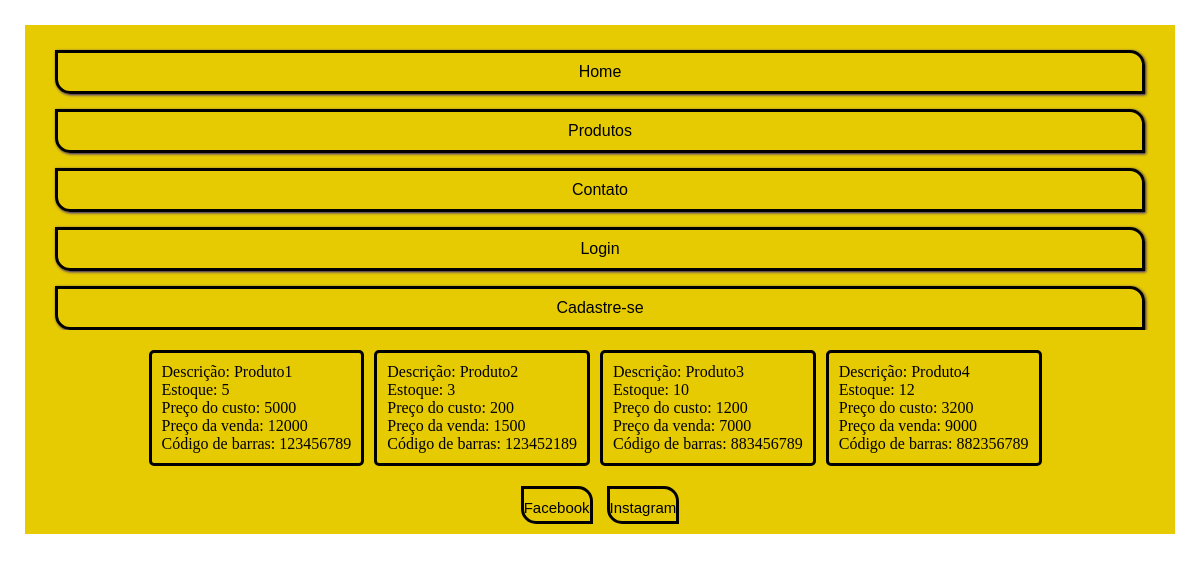
The app's page /index.php?&class=Produto with its own data.
### tables this page shows
create table `produto` (

    `id` int(5) primary key not null auto_increment,
    `descricao` varchar(30),
    `estoque` int(5),
    `preco_custo` int(5),
    `preco_venda` int(5),
    `codigo_de_barras` int(20),
    `data_cadastro` date


);

### Library/Thiago_AP/Core/ClassLoader.php (called while the page is built, shortened)
<?php
    class ClassLoader {
        protected $prefixes = array();
        public function addNamespace($prefix, $base_dir, $prepend = false) {
            $prefix = trim($prefix, '\\') . '\\';
            $base_dir = rtrim($base_dir, DIRECTORY_SEPARATOR) . '/';
            if(isset($this->prefixes[$prefix]) === false) {
                $this->prefixes[$prefix] = array();
            }
            if($prepend) {
                array_unshift($this->prefixes[$prefix], $base_dir);
            }else {
                array_push($this->prefixes[$prefix], $base_dir);
            }
        }
        public function loadClass($class) {
            $prefix = $class;
            while(false !== $pos = strrpos($prefix, '\\')) {
                $prefix = substr($class, 0, $pos + 1);
                $relative_class =  substr($class, $pos + 1);
                $mapped_file = $this->loadMappedFile($prefix, $relative_class);
                $prefix = rtrim($prefix, '\\');
            }
            return false;
        }
        protected function loadMappedFile($prefix, $relative_class) {
            if(isset($this->prefixes[$prefix]) === false) {
                return false;
            }
            foreach($this->prefixes[$prefix] as $base_dir) {
                $file = $base_dir
                        . str_replace('\\', '/', $relative_class)
                        . '.php';
            }
            return false;
        }
        protected function requireFile($file) {
            return false;
        }
    }
?>

### Library/Thiago_AP/Core/ApplicationLoader.php (called while the page is built, shortened)
<?php
    class ApplicationLoader {
        protected $directories;
        public function addDirectory($directory) {
            $this->directories[] = $directory;
        }
        public function loadClass($class) {
            $folders = $this->directories;
            foreach($folders as $folder) {
                if(file_exists("{$folder}/{$class}.php")) {
                    return TRUE;
                }
            }
        }
    }
?>

### Library/Thiago_AP/Database/Repository.php (called while the page is built, shortened)
<?php
    final class Repository {
        private $activeRecord;
        function __construct($class){
            $this->activeRecord = $class;
        }
        function load(Criteria $criteria) {
            $sql = "SELECT * FROM " . constant($this->activeRecord . '::TABLENAME');
            if($criteria) {
                $expression = $criteria->dump();
                $order = $criteria->getProperty('order');
                $limit = $criteria->getProperty('limit');
                $offset = $criteria->getProperty('offset');
                if($order) {
                    $sql .= ' ORDER BY ' . $order;
                }
            }
            if($conn = Transaction::get()) {
                $result = $conn->Query($sql);
                $results = array();
                if($result) {
                    while($row = $result->fetchObject($this->activeRecord)) {
                        $results[] = $row;
                    }
                }
                return $results;
            }else{
                throw new Exception('Não há transação ativa!!!');
            }
        }
    }
?>

### Library/Thiago_AP/Database/Criteria.php (called while the page is built, shortened)
<?php
    class Criteria {
        public function __construct() {
            $this->filters = array();
        }
        public function setProperty($property, $value) {
            if(isset($value)) {
                $this->properties[$property] = $value;
            }else {
                $this->properties[$property] = NULL;
            }
        }
        public function getProperty($property) {
            if(isset($this->properties[$property])) {
                return $this->properties[$property];
            }
        }
    }
?>

### Library/Thiago_AP/Database/Record.php (called while the page is built, shortened)
<?php
abstract class Record implements RecordInterface
{
    protected $data;
    public function __set($prop, $value)
    {
        if (method_exists($this, 'set_'.$prop))
        {
            call_user_func(array($this, 'set_'.$prop), $value);
        }
        else
        {
            if ($value === NULL)
            {
                unset($this->data[$prop]);
            }
            else
            {
                $this->data[$prop] = $value;
            }
        }
    }
    public function __get($prop)
    {
        if (method_exists($this, 'get_'.$prop))
        {
            return call_user_func(array($this, 'get_'.$prop));
        }
        else
        {
            if (isset($this->data[$prop]))
            {
                return $this->data[$prop];
            }
        }
    }
}

### Application/Control/Produto.php (the view, shortened to what this page needs)
<?php
    class Produto extends Page {
        protected $template;
        public function __construct() {
            try{
                $this->template = file_get_contents("Application/Templates/html/Home.html");
                $criteria = new Criteria;
                $criteria->setProperty('order', 'id');
                $repository = new Repository('Lista_dos_produtos');
                $produtos = $repository->load($criteria);
                $template_list_li = file_get_contents("Application/Templates/html/Lista_dos_produtos/Lista_dos_produtos_li.html");
                $template_list = "";
                foreach($produtos as $produto) {
                    $list = "Descrição: \t $produto->descricao<br>";
                    $list .= "Estoque: \t $produto->estoque<br>";
                    $list .= "Preço do custo: \t $produto->preco_custo<br>";
                    $list .= "Preço da venda: \t $produto->preco_venda<br>";
                    $list .= "Código de barras: \t $produto->codigo_de_barras<br>";
                    $template_list .= str_replace("{{produtos}}", $list, $template_list_li);
                }
                $template_list_ul = file_get_contents("Application/Templates/html/Lista_dos_produtos/Lista_dos_produtos_ul.html");
                $template_list_ul = str_replace("{{produtos}}", $template_list, $template_list_ul);
                $this->template = str_replace("{{section}}", $template_list_ul, $this->template);
            }catch(Exception $e) {
                print $e->getMessage();
                Transaction::rollback();
            }
        }
        public function show() {
            echo $this->template;
        }
    }
?>

### index.php (shortened to what this page needs)
<?php
    require_once 'Library/Thiago_AP/Core/ClassLoader.php';
    require_once 'Library/Thiago_AP/Core/ApplicationLoader.php';
    if(isset($_GET['class'])) {
        $class = $_GET['class'];
    }else {
        $class = 'Home';
    }
    if(class_exists($class)) {
        try{
            $pagina = new $class;
            if(isset($_GET['authentication'])) {
                $authentication = new Thiago_AP\Authentication\Authentication;
                $authentication->login_Authentication();
                $pagina->show();
                $content = ob_get_contents();
                $validation = $_SESSION['authentication'];
                $content = str_replace("{authentication}", "authentication=" . $validation, $content);
                $content = str_replace("class=Login", "class=Logout", $content);
                $content = str_replace("{entrar}", "Logout", $content );
                $content = str_replace("{{pagination}}", "", $content );
            }else {
                $content = ob_get_contents();
                $content = str_replace("{authentication}", "", $content);
                $content = str_replace("{entrar}", "Login", $content);
                $content = str_replace("{{pagination}}", "", $content );
            }
        }catch(Exception $e) {
            $content = $e->getMessage() . '<br>' . $e->getTraceAsString();
        }
    }
    echo $content;
?>

### Application/Templates/css/style.css (style rules this page uses)
* { margin: 0px; padding: 0px; }
@media (max-width: 2000px) { body { background-color: white; text-align: center; justify-content: center; } }
@media (max-width: 2000px) { header, section, footer, nav { background-color: #E6CB03; margin: 0px 25px 0px 25px; } }
@media (max-width: 2000px) { header { margin-top: 25px; padding-top: 10px; } }
@media (max-width: 2000px) { nav ul li { display: block; font-family: Arial, Helvetica, sans-serif; font-size: 16px; margin: 15px 5px 0px 5px; padding: 10px 0px 10px 0px ; border: solid; border-radius: 0px 15px 0px 15px; box-shadow: 1px 1px 3px #26118C; } }
@media (max-width: 2000px) { nav ul li a { color: black; } }
@media (max-width: 2000px) { section { justify-content: center; display: flex; flex-flow: row wrap; } }
@media (max-width: 2000px) { section > ul > li { margin: 20px 10px 10px 0px; text-align: left; padding: 10px; border: solid; border-radius: 5px; } }
@media (max-width: 2000px) { footer { margin-bottom: 25px; } }
@media (max-width: 2000px) { footer ul li a { font-family: Arial, Helvetica, sans-serif; font-size: 15px; margin: 10px 5px 10px 5px; padding: 10px 0px 5px 0px ; border: solid; border-radius: 0px 15px 0px 15px; } }
@media (max-width: 2000px) { a { text-decoration: none; color: black; } }
@media (max-width: 2000px) { ul li { list-style: none; display: inline-flex; } }

### records on screen
produto: descricao "Produto1", estoque "5", preco_custo "5000", preco_venda "12000", codigo_de_barras "123456789"
produto: descricao "Produto2", estoque "3", preco_custo "200", preco_venda "1500", codigo_de_barras "123452189"
produto: descricao "Produto3", estoque "10", preco_custo "1200", preco_venda "7000", codigo_de_barras "883456789"
produto: descricao "Produto4", estoque "12", preco_custo "3200", preco_venda "9000", codigo_de_barras "882356789"

### other values on screen
$this->template "Home Produtos Contato Login Cadastre-se Facebook Instagram"
